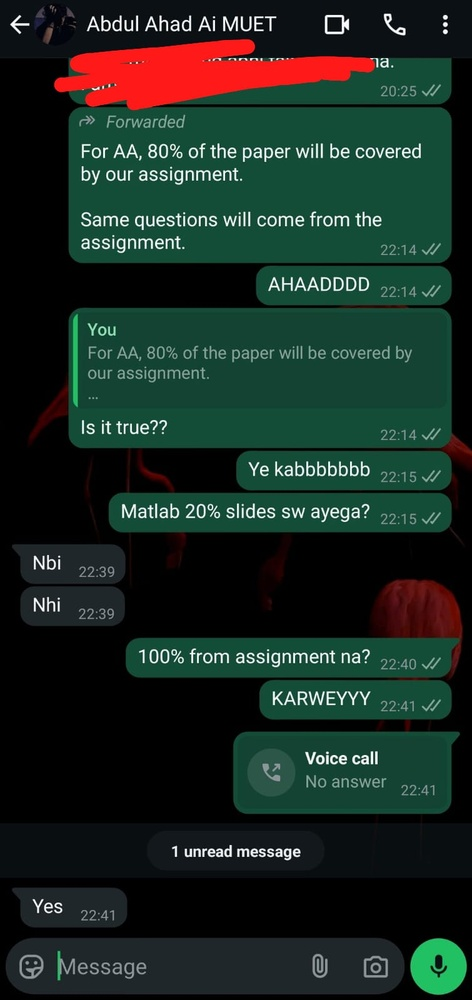
#> input picture ML_One_Short/image.jpg, 472 x 1000 px, shrunk from 755 x 1600 before the run
$ jupyter execute --allow-errors testing.ipynb
#> lines starting #> are read from the running program, lines starting #| are printed output that depends on the picture; after the words box and inside, x2 and y2 are one past the last pixel; in counts of white or black regions, pixels touching at a corner belong together
[cell 1]
import pandas as pd
from sklearn.model_selection import train_test_split
from sklearn.naive_bayes import GaussianNB
from sklearn.metrics import accuracy_score, confusion_matrix
import matplotlib.pyplot as plt
import seaborn as sns


#> (the rest of this cell did not finish here and is left out)

#> (a cell that did not finish here is left out)

[cell 3]
import seaborn as sns
from sklearn.svm import SVR
from sklearn.model_selection import train_test_split
from sklearn.metrics import mean_absolute_error, r2_score

#> (the rest of this cell did not finish here and is left out)

[cell 4]
# Import required libraries
import pandas as pd
import numpy as np
import matplotlib.pyplot as plt
import seaborn as sns
from sklearn.model_selection import train_test_split
from sklearn.svm import SVC
from sklearn.metrics import accuracy_score, confusion_matrix, classification_report

# Load the iris dataset using seaborn
#> (the rest of this cell did not finish here and is left out)

[cell 5]
import seaborn as sns
import pandas as pd
import numpy as np
from sklearn.model_selection import train_test_split
from sklearn.naive_bayes import GaussianNB
from sklearn.preprocessing import LabelEncoder
from sklearn.metrics import accuracy_score, classification_report, confusion_matrix

# Step 1: Load Titanic dataset
#> (the rest of this cell did not finish here and is left out)

[cell 6]
import pandas as pd
import matplotlib.pyplot as plt
import seaborn as sns

from sklearn.model_selection import train_test_split
from sklearn.preprocessing import StandardScaler
from sklearn.neighbors import KNeighborsClassifier
from sklearn.metrics import accuracy_score, confusion_matrix

# Load tips dataset
#> (the rest of this cell did not finish here and is left out)

[cell 7]
import cv2
import numpy as np

# Load image
image = cv2.imread('./image.jpg')
#> image is the input picture: shape (1000, 472, 3); mean B, G, R 33.9, 41.3, 26

# Convert to HSV for better color targeting
hsv = cv2.cvtColor(image, cv2.COLOR_BGR2HSV)
#> hsv: shape (1000, 472, 3); mean H, S, V 57.4, 114.9, 48.8

# Define red range
lower_red = np.array([0, 100, 100])
upper_red = np.array([10, 255, 255])
mask1 = cv2.inRange(hsv, lower_red, upper_red)
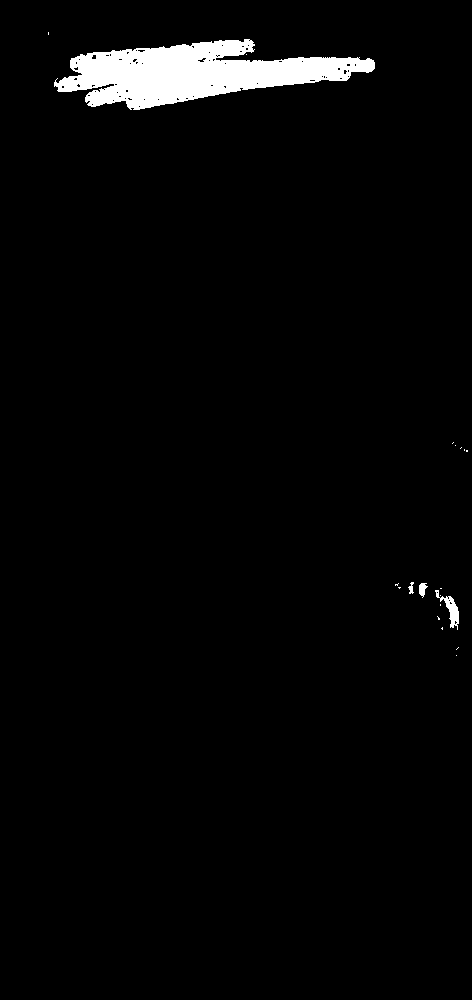
#> mask1: shape (1000, 472); 2.7% white; 20 white regions (16 under 20 px), largest, box (x1, y1, x2, y2) and area: (54, 39, 375, 110) 12197, (435, 590, 459, 630) 306, (419, 583, 428, 598) 82, (408, 582, 414, 594) 41

lower_red2 = np.array([160, 100, 100])
upper_red2 = np.array([179, 255, 255])
mask2 = cv2.inRange(hsv, lower_red2, upper_red2)
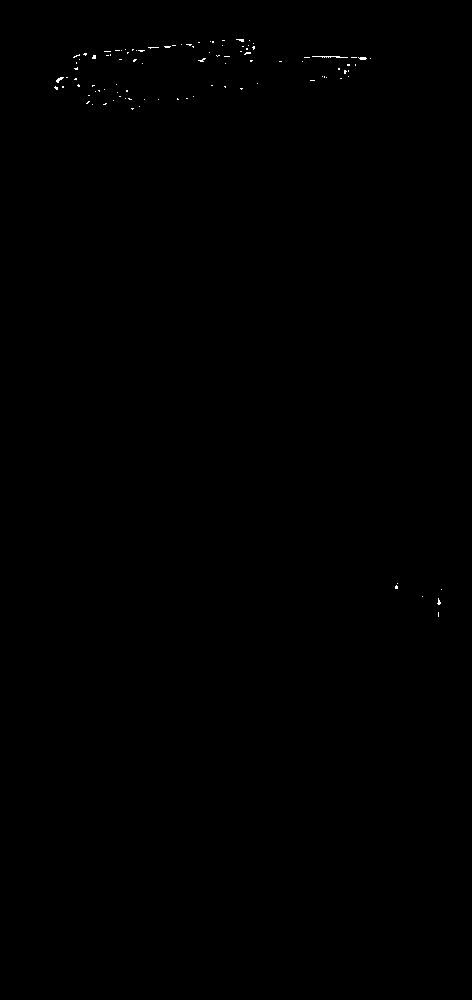
#> mask2: shape (1000, 472); 0.1% white in thin lines or dots, all inside (x1, y1, x2, y2) = (54, 39, 442, 617)

# Combine masks
mask = mask1 | mask2
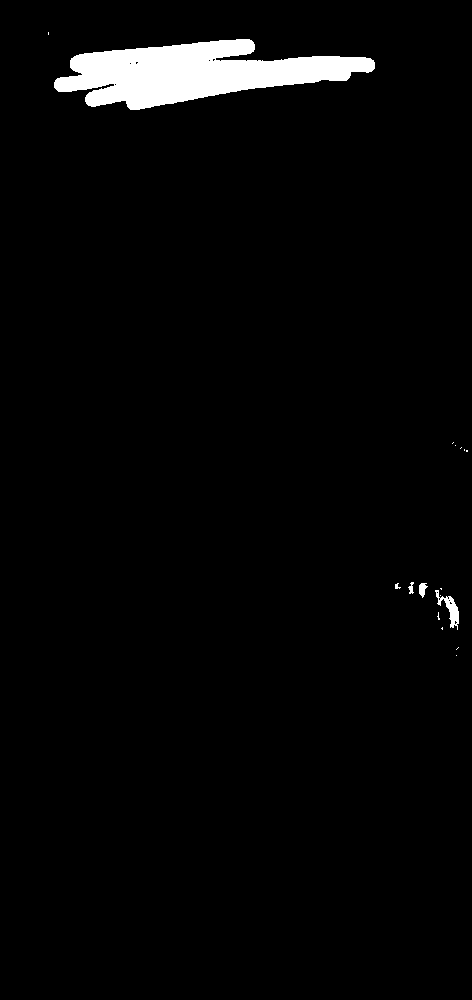
#> mask: shape (1000, 472); 2.8% white; 17 white regions (12 under 20 px), largest, box (x1, y1, x2, y2) and area: (54, 39, 375, 110) 12649, (435, 590, 459, 630) 323, (419, 583, 428, 598) 83, (408, 582, 414, 594) 41, (395, 583, 401, 589) 21

# Inpaint the red areas
inpainted = cv2.inpaint(image, mask, 3, cv2.INPAINT_TELEA)
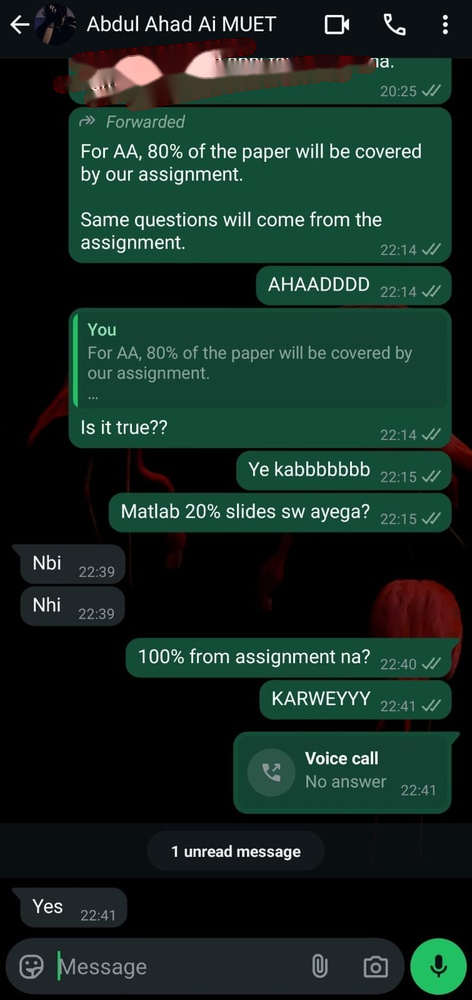
#> inpainted: shape (1000, 472, 3); mean B, G, R 34.8, 42.3, 22.1

cv2.imwrite("cleaned_image.jpg", inpainted)
#> Out = True
